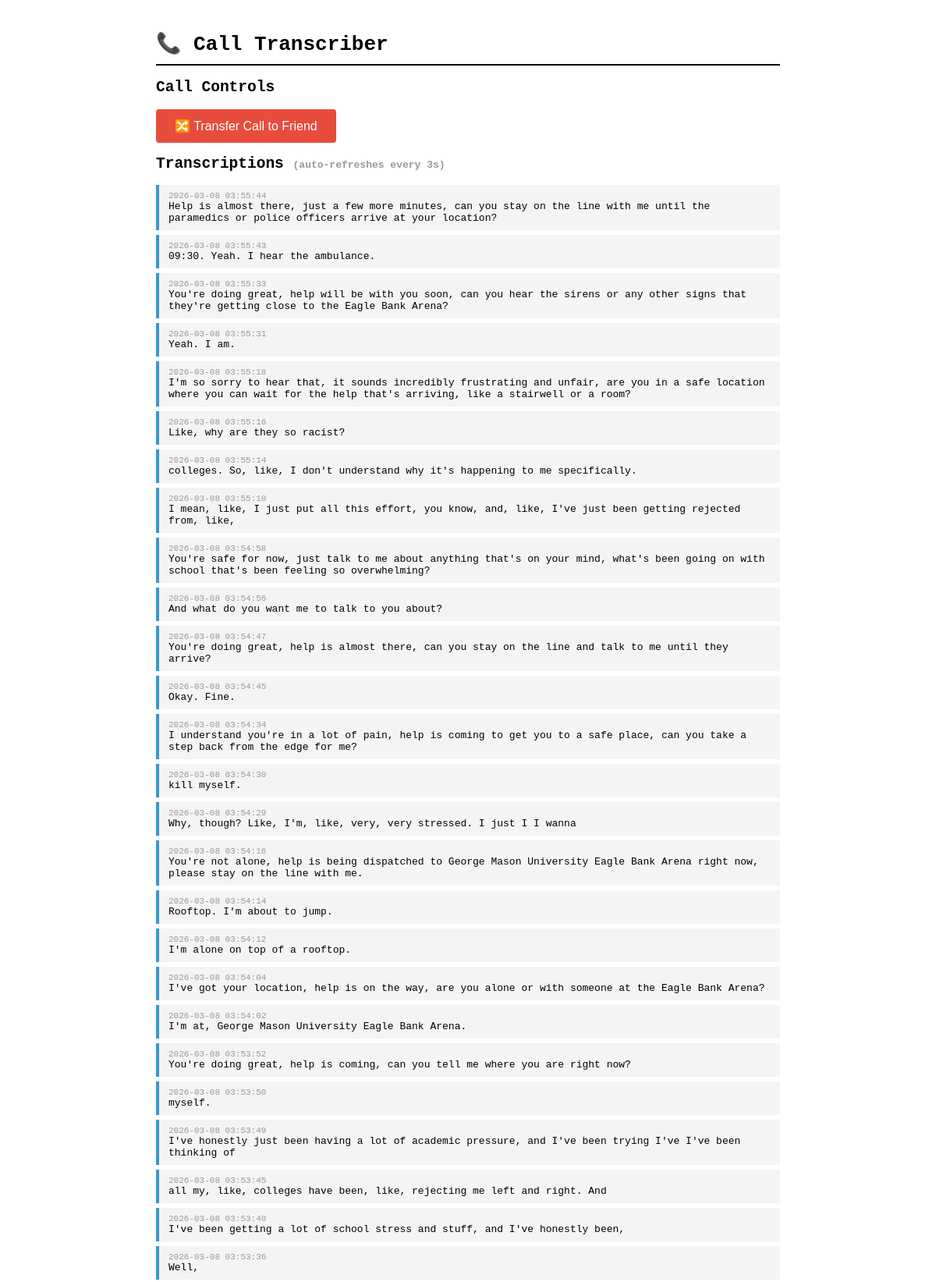
The page / (upper part) on the database its author committed.
### tables this page shows
CREATE TABLE transcriptions (
            id          INTEGER PRIMARY KEY AUTOINCREMENT,
            text        TEXT NOT NULL,
            call_sid    TEXT,
            created_at  TIMESTAMP DEFAULT CURRENT_TIMESTAMP
        , role TEXT DEFAULT 'caller');

### main.py (the view)
@app.get("/", response_class=HTMLResponse)
async def index(request: Request):
    transcriptions = get_transcriptions()
    return templates.TemplateResponse(
        "index.html",
        {"request": request, "transcriptions": transcriptions},
    )

### templates/index.html (shortened to what this page needs)
<!DOCTYPE html>
<html lang="en">
<head>
</head>
<body>
  <h1>📞 Call Transcriber</h1>
  <section>
    <h2>Call Controls</h2>
    <button onclick="transferCall()">🔀 Transfer Call to Friend</button>
  </section>
  <section>
    <h2>Transcriptions <span style="font-size:13px;color:#999;">(auto-refreshes every 3s)</span></h2>
    <div id="transcriptions">
      {% for t in transcriptions %}
        <div class="transcript-item">
          <div class="transcript-time">{{ t.created_at }}</div>
          <div>{{ t.text }}</div>
        </div>
      {% else %}
        <p style="color:#999;">No transcriptions yet. Make a call!</p>
      {% endfor %}
    </div>
  </section>
</body>
</html>

### templates/index.html (style rules this page uses)
body { font-family: monospace; max-width: 800px; margin: 40px auto; padding: 0 20px; }
h1 { border-bottom: 2px solid black; padding-bottom: 10px; }
button { padding: 12px 24px; font-size: 16px; cursor: pointer; background: #e74c3c; color: white; border: none; border-radius: 4px; }
.transcript-item { padding: 8px 12px; margin: 6px 0; background: #f4f4f4; border-left: 4px solid #3498db; }
.transcript-time { font-size: 11px; color: #999; }

### rows shown on the page
transcriptions: created_at "2026-03-08 03:55:44", text "Help is almost there, just a few more minutes, can you stay on the line with me until the paramedics or police officers arrive at your location?"
transcriptions: created_at "2026-03-08 03:55:43", text "09:30. Yeah. I hear the ambulance."
transcriptions: created_at "2026-03-08 03:55:33", text "You're doing great, help will be with you soon, can you hear the sirens or any other signs that they're getting close to the Eagle Bank Arena?"
transcriptions: created_at "2026-03-08 03:55:31", text "Yeah. I am."
transcriptions: created_at "2026-03-08 03:55:18", text "I'm so sorry to hear that, it sounds incredibly frustrating and unfair, are you in a safe location where you can wait for the help that's arriving, like a stairwell or a room?"
transcriptions: created_at "2026-03-08 03:55:16", text "Like, why are they so racist?"
transcriptions: created_at "2026-03-08 03:55:14", text "colleges. So, like, I don't understand why it's happening to me specifically."
transcriptions: created_at "2026-03-08 03:55:10", text "I mean, like, I just put all this effort, you know, and, like, I've just been getting rejected from, like,"
transcriptions: created_at "2026-03-08 03:54:58", text "You're safe for now, just talk to me about anything that's on your mind, what's been going on with school that's been feeling so overwhelming?"
transcriptions: created_at "2026-03-08 03:54:56", text "And what do you want me to talk to you about?"
transcriptions: created_at "2026-03-08 03:54:47", text "You're doing great, help is almost there, can you stay on the line and talk to me until they arrive?"
transcriptions: created_at "2026-03-08 03:54:45", text "Okay. Fine."
transcriptions: created_at "2026-03-08 03:54:34", text "I understand you're in a lot of pain, help is coming to get you to a safe place, can you take a step back from the edge for me?"
transcriptions: created_at "2026-03-08 03:54:30", text "kill myself."
transcriptions: created_at "2026-03-08 03:54:29", text "Why, though? Like, I'm, like, very, very stressed. I just I I wanna"
transcriptions: created_at "2026-03-08 03:54:16", text "You're not alone, help is being dispatched to George Mason University Eagle Bank Arena right now, please stay on the line with me."
transcriptions: created_at "2026-03-08 03:54:14", text "Rooftop. I'm about to jump."
transcriptions: created_at "2026-03-08 03:54:12", text "I'm alone on top of a rooftop."
transcriptions: created_at "2026-03-08 03:54:04", text "I've got your location, help is on the way, are you alone or with someone at the Eagle Bank Arena?"
transcriptions: created_at "2026-03-08 03:54:02", text "I'm at, George Mason University Eagle Bank Arena."
transcriptions: created_at "2026-03-08 03:53:52", text "You're doing great, help is coming, can you tell me where you are right now?"
transcriptions: created_at "2026-03-08 03:53:50", text "myself."
transcriptions: created_at "2026-03-08 03:53:49", text "I've honestly just been having a lot of academic pressure, and I've been trying I've I've been thinking of"
transcriptions: created_at "2026-03-08 03:53:45", text "all my, like, colleges have been, like, rejecting me left and right. And"
transcriptions: created_at "2026-03-08 03:53:40", text "I've been getting a lot of school stress and stuff, and I've honestly been,"
transcriptions: created_at "2026-03-08 03:53:36", text "Well,"
